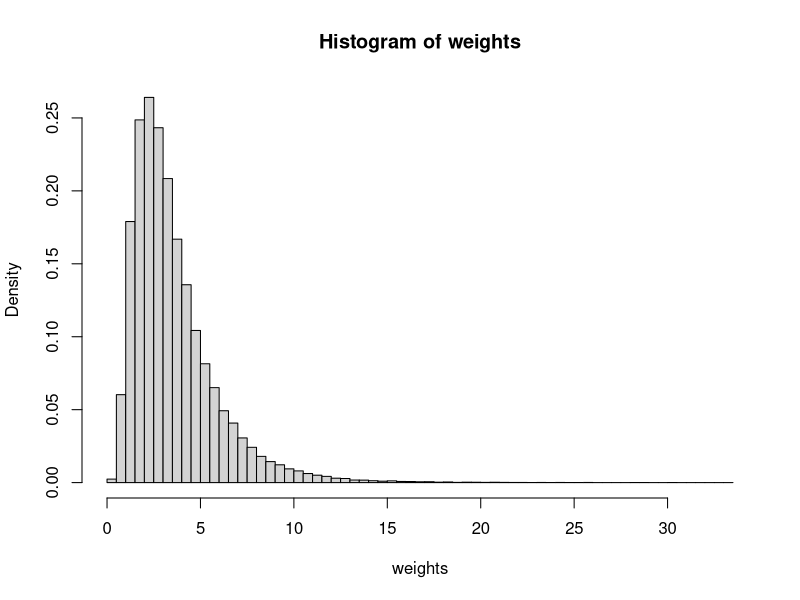
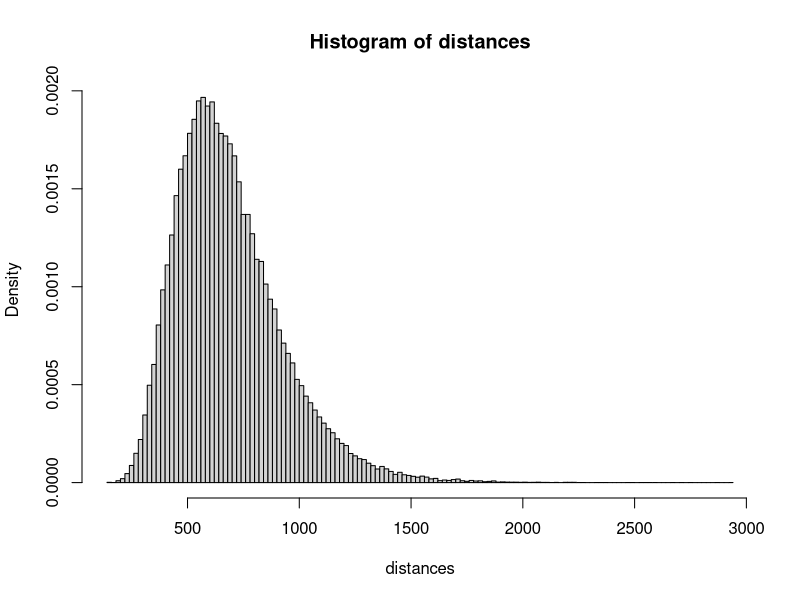

The R source for these figures, in order: (Note: this script raises an error after producing the figures.)
# coding: utf-8
# CaseStudyRQuebec2017
# Authors : David Beauchemin & Samuel Cabral Cruz

# Source code for the creation of the benchmark.csv file

# Parameters of the simulation
n <- 100000
x <- matrix(c(runif(2*n)),ncol = 2,byrow = TRUE)

# Generate weights with a LogNormal distribution
mu1 <- log(3000)
sigma1 <- log(1.8)
exp(mu1+sigma1**2/2)
exp(2*mu1+4*sigma1**2/2)-exp(mu1+sigma1**2/2)**2
weights <- round(qlnorm(x[,1],mu1,sigma1)/1000,3)
hist(weights,breaks = 100,freq=FALSE)
mean(weights)
max(weights)

# Generate the errors on the weights
weightsTarifParam <- 0.7
weightsCost <- weights*weightsTarifParam
weightsError <- rnorm(n,mean(weightsCost),sd(weightsCost))
max(weightsError)
min(weightsError)
weightsFinalPrice <- weightsCost+weightsError
mean(weightsFinalPrice)
min(weightsFinalPrice)
var(weightsFinalPrice)

# Generate the distance with a LogNormal distribution
# routesCanada
# routesIATA <- cbind(paste(routesCanada$sourceAirport),paste(routesCanada$destinationAirport))
# routesDistance <- apply(routesIATA, 1, function(x) airportsDist(x[1],x[2])$value)
# max(routesDistance)
# mean(routesDistance)
mu2 <- log(650)
sigma2 <- log(1.4)
(distances <- round(qlnorm(x[,2],mu2,sigma2)))
hist(distances,breaks = 100,freq=FALSE)
mean(distances)
max(distances)

# Generate the errors on the distances
distancesTarifParam <- 0.0275
distancesCost <- distances*distancesTarifParam
distancesError <- rnorm(n,mean(distancesCost),sd(distancesCost))
distancesFinalPrice <- distancesCost+distancesError
mean(distancesFinalPrice)
var(distancesFinalPrice)
max(distancesFinalPrice)
min(distancesFinalPrice)

# Generate total price
baseCost <- 10
# taxRate <- sum(table(airportsCanada$province)*as.numeric(paste(taxRates$taxRate)))/length(airportsCanada$province)
taxRate <- 1.082408
profitMargin <- 1.15
(totalCost <- round((baseCost + weightsFinalPrice + distancesFinalPrice)*profitMargin*taxRate,2))
mean(totalCost)
var(totalCost)
max(totalCost)
min(totalCost)

# Export to csv format
(dataExport <- cbind(weights,distances,totalCost))
colnames(dataExport) <- c("Poids (Kg)","Distance (Km)","Prix (CAD $)")
write.csv(dataExport,paste(path,"/Reference/benchmark.csv",sep=""),row.names = FALSE)
